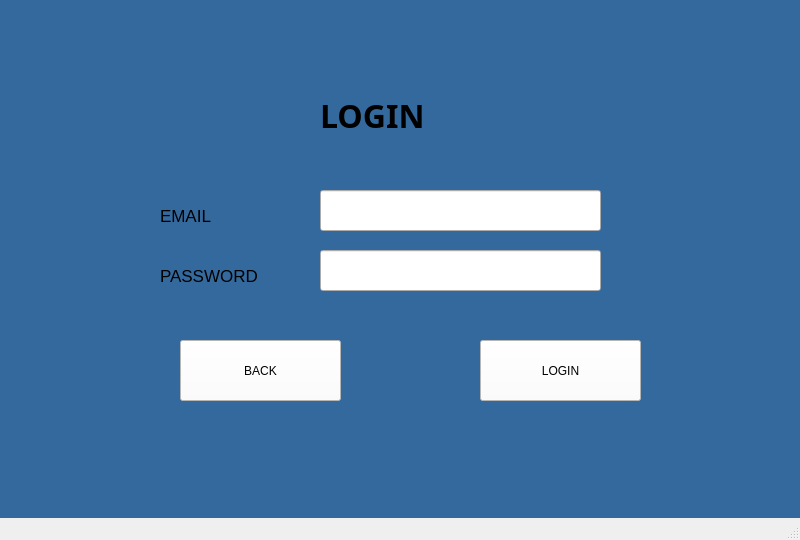
<?xml version="1.0" encoding="UTF-8"?>
<ui version="4.0">
 <class>MainWindow</class>
 <widget class="QMainWindow" name="MainWindow">
  <property name="geometry">
   <rect>
    <x>0</x>
    <y>0</y>
    <width>800</width>
    <height>540</height>
   </rect>
  </property>
  <property name="windowTitle">
   <string>MainWindow</string>
  </property>
  <widget class="QWidget" name="centralwidget">
   <widget class="QLabel" name="login">
    <property name="geometry">
     <rect>
      <x>320</x>
      <y>90</y>
      <width>171</width>
      <height>51</height>
     </rect>
    </property>
    <property name="font">
     <font>
      <family>Arial Black</family>
      <pointsize>24</pointsize>
      <weight>75</weight>
      <bold>true</bold>
     </font>
    </property>
    <property name="text">
     <string>LOGIN</string>
    </property>
   </widget>
   <widget class="QLabel" name="email">
    <property name="geometry">
     <rect>
      <x>160</x>
      <y>200</y>
      <width>151</width>
      <height>31</height>
     </rect>
    </property>
    <property name="font">
     <font>
      <pointsize>13</pointsize>
      <weight>50</weight>
      <bold>false</bold>
     </font>
    </property>
    <property name="text">
     <string>EMAIL</string>
    </property>
   </widget>
   <widget class="QLineEdit" name="enteremail">
    <property name="geometry">
     <rect>
      <x>320</x>
      <y>190</y>
      <width>281</width>
      <height>41</height>
     </rect>
    </property>
    <property name="font">
     <font>
      <pointsize>12</pointsize>
     </font>
    </property>
   </widget>
   <widget class="QLabel" name="password">
    <property name="geometry">
     <rect>
      <x>160</x>
      <y>260</y>
      <width>151</width>
      <height>31</height>
     </rect>
    </property>
    <property name="font">
     <font>
      <pointsize>13</pointsize>
      <weight>50</weight>
      <bold>false</bold>
     </font>
    </property>
    <property name="text">
     <string>PASSWORD</string>
    </property>
   </widget>
   <widget class="QLineEdit" name="entrpassword">
    <property name="geometry">
     <rect>
      <x>320</x>
      <y>250</y>
      <width>281</width>
      <height>41</height>
     </rect>
    </property>
    <property name="font">
     <font>
      <pointsize>12</pointsize>
     </font>
    </property>
   </widget>
   <widget class="QPushButton" name="pushButton">
    <property name="geometry">
     <rect>
      <x>480</x>
      <y>340</y>
      <width>161</width>
      <height>61</height>
     </rect>
    </property>
    <property name="font">
     <font>
      <pointsize>9</pointsize>
     </font>
    </property>
    <property name="styleSheet">
     <string notr="true">background-color: rgb(255, 255, 255);</string>
    </property>
    <property name="text">
     <string>LOGIN</string>
    </property>
   </widget>
   <widget class="QPushButton" name="pushButton_2">
    <property name="geometry">
     <rect>
      <x>180</x>
      <y>340</y>
      <width>161</width>
      <height>61</height>
     </rect>
    </property>
    <property name="font">
     <font>
      <pointsize>9</pointsize>
     </font>
    </property>
    <property name="styleSheet">
     <string notr="true">background-color: rgb(255, 255, 255);</string>
    </property>
    <property name="text">
     <string>BACK</string>
    </property>
   </widget>
   <widget class="QLabel" name="label_3">
    <property name="geometry">
     <rect>
      <x>0</x>
      <y>0</y>
      <width>811</width>
      <height>601</height>
     </rect>
    </property>
    <property name="styleSheet">
     <string notr="true">background-color: rgb(52, 105, 157);</string>
    </property>
    <property name="text">
     <string/>
    </property>
   </widget>
   <zorder>label_3</zorder>
   <zorder>login</zorder>
   <zorder>email</zorder>
   <zorder>enteremail</zorder>
   <zorder>password</zorder>
   <zorder>entrpassword</zorder>
   <zorder>pushButton</zorder>
   <zorder>pushButton_2</zorder>
  </widget>
  <widget class="QMenuBar" name="menubar">
   <property name="geometry">
    <rect>
     <x>0</x>
     <y>0</y>
     <width>800</width>
     <height>26</height>
    </rect>
   </property>
  </widget>
  <widget class="QStatusBar" name="statusbar"/>
 </widget>
 <resources/>
 <connections/>
</ui>
